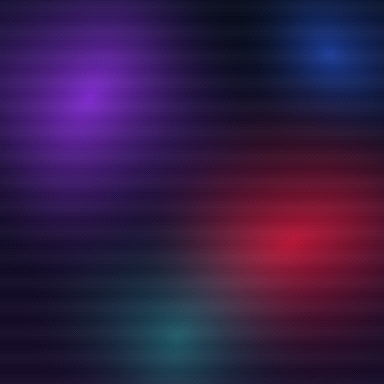
#> input picture apps/mobile/assets/ai-generated-sample.png, 384 x 384 px
$ python hero-field-build.py ../apps/mobile/assets/ai-generated-sample.png ../apps/mobile/assets/ai-generated-sample.png 1.0
#> lines starting #> are read from the running program, lines starting #| are printed output that depends on the picture
#!/usr/bin/env python3
"""Build the landing hero band artwork.

Takes the two 1536x1024 masters (dark + light) and produces:

  1. the 16:9 WebP files the hero section imports
     (apps/web/illustrations-source/hero-field-{dark,light}.webp), and
  2. a self-contained review harness
     (.workbuddy-ai/artifacts/hero-field-preview.html) that renders the real
     hero markup in both themes with the artwork embedded as base64.

Usage:
    python scripts/hero-field-build.py <dark-master.png> <light-master.png> [saturation]

The masters are cropped to 16:9 (centre crop) and desaturated so the blues
settle onto the design system's steel-blue accent (--brand #89aacc /
--brand-deep #4e85bf). Generated art tends to come back far more saturated
than that token, so the default grade is fairly strong; `saturation` is a
multiplier on the source (1.0 = untouched, 0.8 = noticeably muted).
"""

from __future__ import annotations

import base64
import sys
from pathlib import Path

from PIL import Image, ImageEnhance

TARGET_W, TARGET_H = 1536, 864
TARGET_RATIO = TARGET_W / TARGET_H
# Generated art comes back much more saturated than --brand (#89aacc, a muted
# steel blue), so the default grade pulls it most of the way there.
SATURATION = 0.80
WEBP_QUALITY = 86
ROOT = Path(__file__).resolve().parent.parent
OUT_DIR = ROOT / "apps" / "web" / "illustrations-source"
PREVIEW_PATH = ROOT / ".workbuddy-ai" / "artifacts" / "hero-field-preview.html"


def build(src: Path, dest: Path, saturation: float = SATURATION) -> None:
#> called with saturation = 1
    img = Image.open(src).convert("RGB")
#> img is the input picture: PIL image 384x384 RGB; mean R, G, B 53.1, 27.8, 70.1

    # Centre crop to 16:9.
    w, h = img.size
#> w = 384; h = 384
    if w / h > TARGET_RATIO:
        new_w = round(h * TARGET_RATIO)
        left = (w - new_w) // 2
        img = img.crop((left, 0, left + new_w, h))
    else:
        new_h = round(w / TARGET_RATIO)
#> new_h = 216
        top = (h - new_h) // 2
#> top = 84
        img = img.crop((0, top, w, top + new_h))
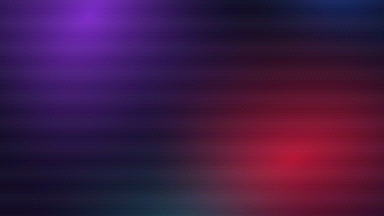
#> img: PIL image 384x216 RGB; mean R, G, B 64.6, 25.2, 68.9

    img = img.resize((TARGET_W, TARGET_H), Image.LANCZOS)
#> img: PIL image 1536x864 RGB

    if saturation != 1.0:
        img = ImageEnhance.Color(img).enhance(saturation)

    img.save(dest, "WEBP", quality=WEBP_QUALITY, method=6)
    print(
#> (the run stopped early here; a loop or call above may not have finished)
